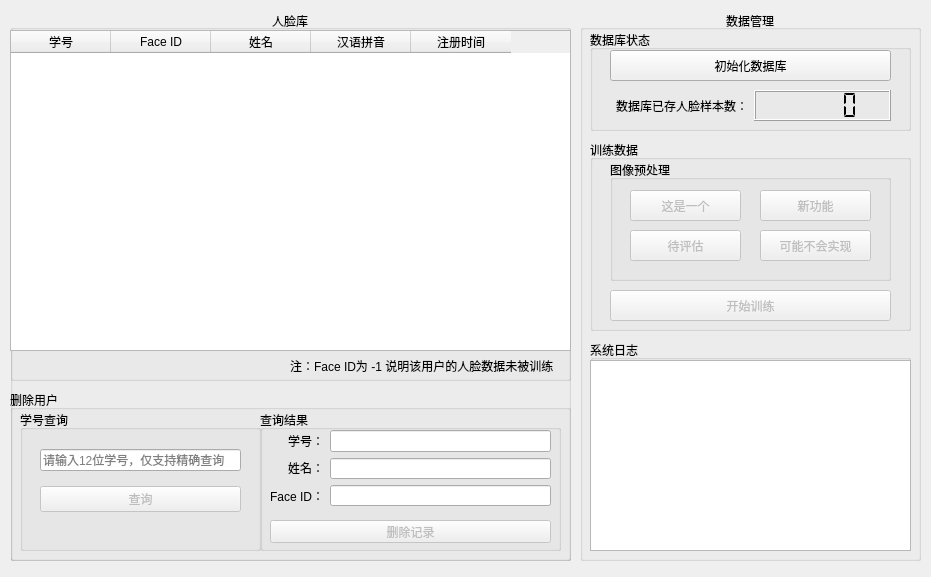
<?xml version="1.0" encoding="UTF-8"?>
<ui version="4.0">
 <class>dataManageUI</class>
 <widget class="QWidget" name="dataManageUI">
  <property name="geometry">
   <rect>
    <x>0</x>
    <y>0</y>
    <width>931</width>
    <height>577</height>
   </rect>
  </property>
  <property name="windowTitle">
   <string>OpenCV Face Recognition System - DataManage</string>
  </property>
  <widget class="QGroupBox" name="dbManageGroupBox">
   <property name="geometry">
    <rect>
     <x>580</x>
     <y>10</y>
     <width>341</width>
     <height>551</height>
    </rect>
   </property>
   <property name="title">
    <string>数据管理</string>
   </property>
   <property name="alignment">
    <set>Qt::AlignCenter</set>
   </property>
   <widget class="QGroupBox" name="dbStatusGroupBox">
    <property name="geometry">
     <rect>
      <x>10</x>
      <y>20</y>
      <width>321</width>
      <height>101</height>
     </rect>
    </property>
    <property name="title">
     <string>数据库状态</string>
    </property>
    <widget class="QWidget" name="layoutWidget_4">
     <property name="geometry">
      <rect>
       <x>20</x>
       <y>60</y>
       <width>281</width>
       <height>31</height>
      </rect>
     </property>
     <layout class="QHBoxLayout" name="dbUserCountHorizontalLayout">
      <item>
       <widget class="QLabel" name="dbUserCountLabel">
        <property name="text">
         <string>数据库已存人脸样本数：</string>
        </property>
        <property name="alignment">
         <set>Qt::AlignRight|Qt::AlignTrailing|Qt::AlignVCenter</set>
        </property>
       </widget>
      </item>
      <item>
       <widget class="QLCDNumber" name="dbUserCountLcdNum">
        <property name="segmentStyle">
         <enum>QLCDNumber::Flat</enum>
        </property>
       </widget>
      </item>
     </layout>
    </widget>
    <widget class="QPushButton" name="initDbButton">
     <property name="geometry">
      <rect>
       <x>20</x>
       <y>20</y>
       <width>281</width>
       <height>31</height>
      </rect>
     </property>
     <property name="text">
      <string>初始化数据库</string>
     </property>
    </widget>
   </widget>
   <widget class="QGroupBox" name="trainGroupBox">
    <property name="geometry">
     <rect>
      <x>10</x>
      <y>130</y>
      <width>321</width>
      <height>191</height>
     </rect>
    </property>
    <property name="title">
     <string>训练数据</string>
    </property>
    <widget class="QGroupBox" name="imgPreprocessGroupBox">
     <property name="geometry">
      <rect>
       <x>20</x>
       <y>20</y>
       <width>281</width>
       <height>121</height>
      </rect>
     </property>
     <property name="title">
      <string>图像预处理</string>
     </property>
     <widget class="QPushButton" name="pushButton">
      <property name="enabled">
       <bool>false</bool>
      </property>
      <property name="geometry">
       <rect>
        <x>20</x>
        <y>30</y>
        <width>111</width>
        <height>31</height>
       </rect>
      </property>
      <property name="text">
       <string>这是一个</string>
      </property>
     </widget>
     <widget class="QPushButton" name="pushButton_2">
      <property name="enabled">
       <bool>false</bool>
      </property>
      <property name="geometry">
       <rect>
        <x>20</x>
        <y>70</y>
        <width>111</width>
        <height>31</height>
       </rect>
      </property>
      <property name="text">
       <string>待评估</string>
      </property>
     </widget>
     <widget class="QPushButton" name="pushButton_3">
      <property name="enabled">
       <bool>false</bool>
      </property>
      <property name="geometry">
       <rect>
        <x>150</x>
        <y>30</y>
        <width>111</width>
        <height>31</height>
       </rect>
      </property>
      <property name="text">
       <string>新功能</string>
      </property>
     </widget>
     <widget class="QPushButton" name="pushButton_4">
      <property name="enabled">
       <bool>false</bool>
      </property>
      <property name="geometry">
       <rect>
        <x>150</x>
        <y>70</y>
        <width>111</width>
        <height>31</height>
       </rect>
      </property>
      <property name="text">
       <string>可能不会实现</string>
      </property>
     </widget>
    </widget>
    <widget class="QPushButton" name="trainButton">
     <property name="enabled">
      <bool>false</bool>
     </property>
     <property name="geometry">
      <rect>
       <x>20</x>
       <y>150</y>
       <width>281</width>
       <height>31</height>
      </rect>
     </property>
     <property name="toolTip">
      <string>数据库未完成初始化，请检查</string>
     </property>
     <property name="text">
      <string>开始训练</string>
     </property>
    </widget>
   </widget>
   <widget class="QGroupBox" name="logGroupBox">
    <property name="geometry">
     <rect>
      <x>10</x>
      <y>330</y>
      <width>321</width>
      <height>211</height>
     </rect>
    </property>
    <property name="title">
     <string>系统日志</string>
    </property>
    <widget class="QTextEdit" name="logTextEdit">
     <property name="geometry">
      <rect>
       <x>0</x>
       <y>20</y>
       <width>321</width>
       <height>191</height>
      </rect>
     </property>
    </widget>
   </widget>
  </widget>
  <widget class="QGroupBox" name="faceDbGroupBox">
   <property name="geometry">
    <rect>
     <x>10</x>
     <y>10</y>
     <width>561</width>
     <height>551</height>
    </rect>
   </property>
   <property name="title">
    <string>人脸库</string>
   </property>
   <property name="alignment">
    <set>Qt::AlignCenter</set>
   </property>
   <widget class="QGroupBox" name="deleteUserGroupBox">
    <property name="geometry">
     <rect>
      <x>0</x>
      <y>380</y>
      <width>561</width>
      <height>171</height>
     </rect>
    </property>
    <property name="title">
     <string>删除用户</string>
    </property>
    <widget class="QGroupBox" name="queryUserGroupBox">
     <property name="geometry">
      <rect>
       <x>10</x>
       <y>20</y>
       <width>241</width>
       <height>141</height>
      </rect>
     </property>
     <property name="title">
      <string>学号查询</string>
     </property>
     <widget class="QLabel" name="queryResultLabel">
      <property name="geometry">
       <rect>
        <x>20</x>
        <y>110</y>
        <width>201</width>
        <height>21</height>
       </rect>
      </property>
      <property name="frameShape">
       <enum>QFrame::NoFrame</enum>
      </property>
      <property name="text">
       <string/>
      </property>
      <property name="alignment">
       <set>Qt::AlignCenter</set>
      </property>
     </widget>
     <widget class="QWidget" name="layoutWidget">
      <property name="geometry">
       <rect>
        <x>20</x>
        <y>30</y>
        <width>201</width>
        <height>81</height>
       </rect>
      </property>
      <layout class="QVBoxLayout" name="verticalLayout">
       <item>
        <widget class="QLineEdit" name="queryUserLineEdit">
         <property name="placeholderText">
          <string>请输入12位学号，仅支持精确查询</string>
         </property>
        </widget>
       </item>
       <item>
        <widget class="QPushButton" name="queryUserButton">
         <property name="enabled">
          <bool>false</bool>
         </property>
         <property name="toolTip">
          <string>数据库未完成初始化，请检查</string>
         </property>
         <property name="text">
          <string>查询</string>
         </property>
        </widget>
       </item>
      </layout>
     </widget>
    </widget>
    <widget class="QGroupBox" name="queryResultGroupBox">
     <property name="geometry">
      <rect>
       <x>250</x>
       <y>20</y>
       <width>301</width>
       <height>141</height>
      </rect>
     </property>
     <property name="title">
      <string>查询结果</string>
     </property>
     <widget class="QWidget" name="layoutWidget_3">
      <property name="geometry">
       <rect>
        <x>10</x>
        <y>20</y>
        <width>281</width>
        <height>76</height>
       </rect>
      </property>
      <layout class="QHBoxLayout" name="infoHorizontalLayout">
       <item>
        <layout class="QVBoxLayout" name="keyVerticalLayout">
         <item>
          <widget class="QLabel" name="stuIDLabel">
           <property name="frameShape">
            <enum>QFrame::NoFrame</enum>
           </property>
           <property name="text">
            <string>学号：</string>
           </property>
           <property name="alignment">
            <set>Qt::AlignRight|Qt::AlignTrailing|Qt::AlignVCenter</set>
           </property>
          </widget>
         </item>
         <item>
          <widget class="QLabel" name="cnNameLabel">
           <property name="frameShape">
            <enum>QFrame::NoFrame</enum>
           </property>
           <property name="text">
            <string>姓名：</string>
           </property>
           <property name="alignment">
            <set>Qt::AlignRight|Qt::AlignTrailing|Qt::AlignVCenter</set>
           </property>
          </widget>
         </item>
         <item>
          <widget class="QLabel" name="faceIDLabel">
           <property name="frameShape">
            <enum>QFrame::NoFrame</enum>
           </property>
           <property name="text">
            <string>Face ID：</string>
           </property>
           <property name="alignment">
            <set>Qt::AlignRight|Qt::AlignTrailing|Qt::AlignVCenter</set>
           </property>
          </widget>
         </item>
        </layout>
       </item>
       <item>
        <layout class="QVBoxLayout" name="valueVerticalLayout">
         <item>
          <widget class="QLineEdit" name="stuIDLineEdit">
           <property name="focusPolicy">
            <enum>Qt::StrongFocus</enum>
           </property>
           <property name="readOnly">
            <bool>true</bool>
           </property>
          </widget>
         </item>
         <item>
          <widget class="QLineEdit" name="cnNameLineEdit">
           <property name="focusPolicy">
            <enum>Qt::StrongFocus</enum>
           </property>
           <property name="readOnly">
            <bool>true</bool>
           </property>
          </widget>
         </item>
         <item>
          <widget class="QLineEdit" name="faceIDLineEdit">
           <property name="focusPolicy">
            <enum>Qt::StrongFocus</enum>
           </property>
           <property name="readOnly">
            <bool>true</bool>
           </property>
          </widget>
         </item>
        </layout>
       </item>
      </layout>
     </widget>
     <widget class="QPushButton" name="deleteUserButton">
      <property name="enabled">
       <bool>false</bool>
      </property>
      <property name="geometry">
       <rect>
        <x>10</x>
        <y>110</y>
        <width>281</width>
        <height>23</height>
       </rect>
      </property>
      <property name="text">
       <string>删除记录</string>
      </property>
     </widget>
    </widget>
   </widget>
   <widget class="QGroupBox" name="dbVisualGroupBox">
    <property name="geometry">
     <rect>
      <x>0</x>
      <y>20</y>
      <width>561</width>
      <height>351</height>
     </rect>
    </property>
    <property name="title">
     <string/>
    </property>
    <widget class="QTableWidget" name="tableWidget">
     <property name="geometry">
      <rect>
       <x>0</x>
       <y>0</y>
       <width>561</width>
       <height>321</height>
      </rect>
     </property>
     <column>
      <property name="text">
       <string>学号</string>
      </property>
     </column>
     <column>
      <property name="text">
       <string>Face ID</string>
      </property>
     </column>
     <column>
      <property name="text">
       <string>姓名</string>
      </property>
     </column>
     <column>
      <property name="text">
       <string>汉语拼音</string>
      </property>
     </column>
     <column>
      <property name="text">
       <string>注册时间</string>
      </property>
     </column>
    </widget>
    <widget class="QLabel" name="tipLabel">
     <property name="geometry">
      <rect>
       <x>280</x>
       <y>320</y>
       <width>271</width>
       <height>31</height>
      </rect>
     </property>
     <property name="text">
      <string>注：Face ID为 -1 说明该用户的人脸数据未被训练</string>
     </property>
    </widget>
   </widget>
  </widget>
 </widget>
 <resources/>
 <connections/>
</ui>
